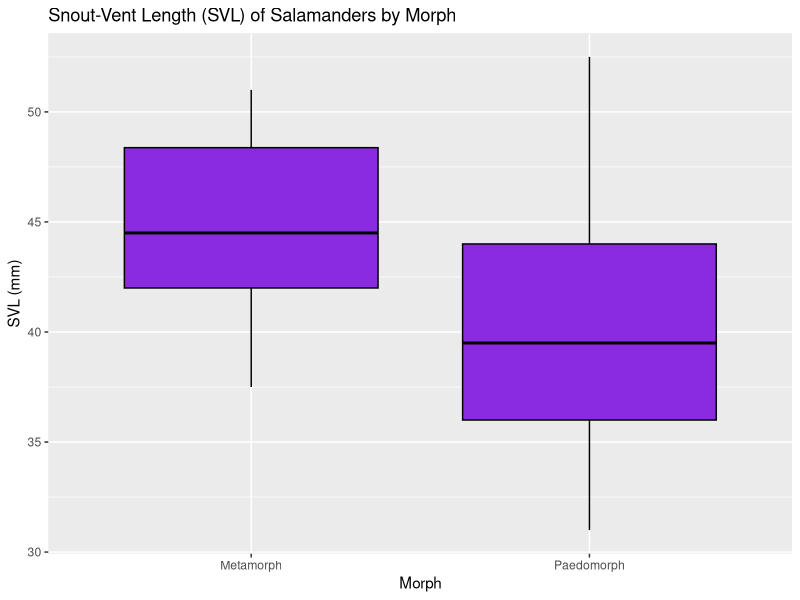
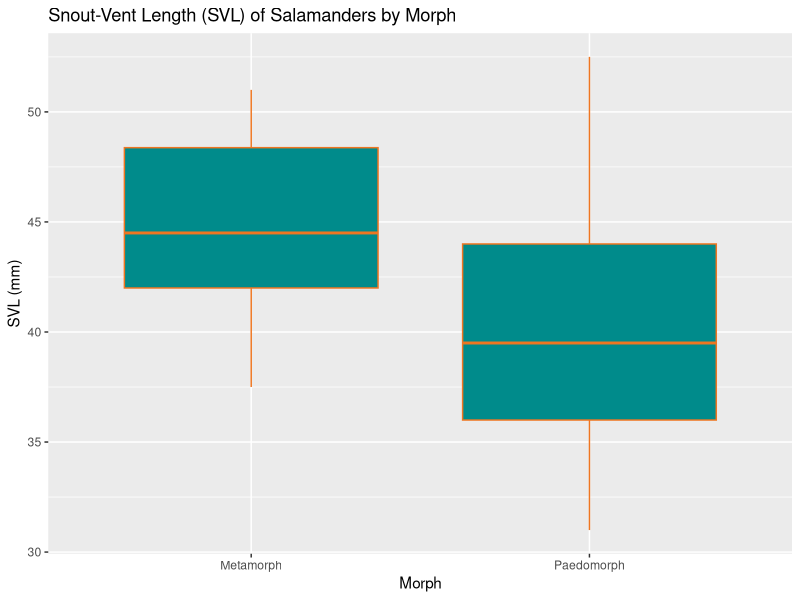
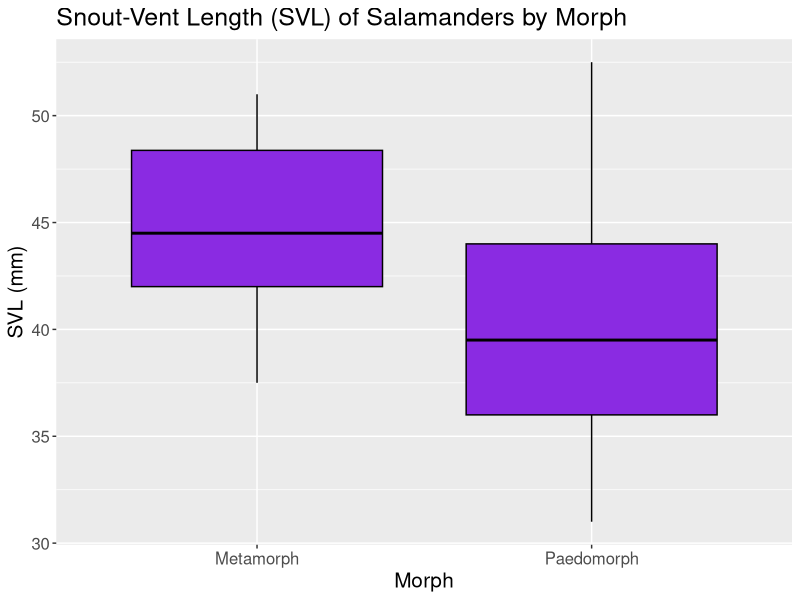
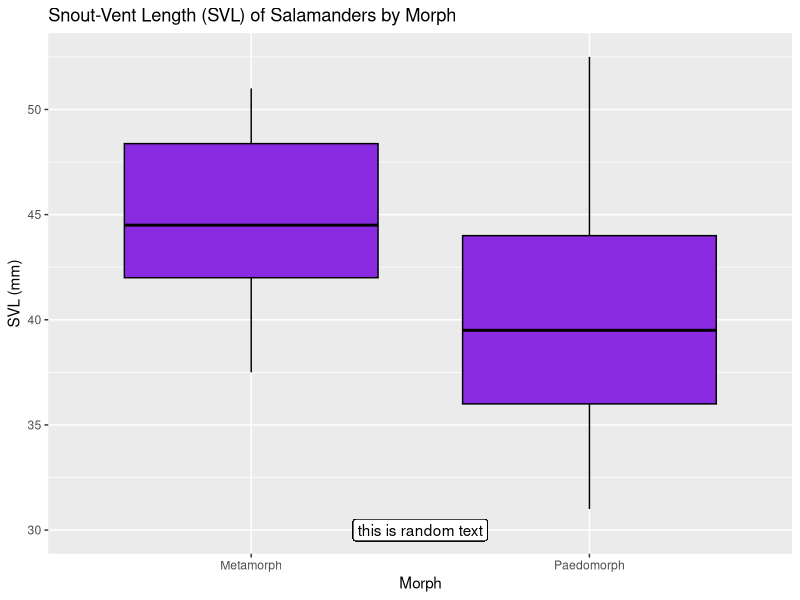
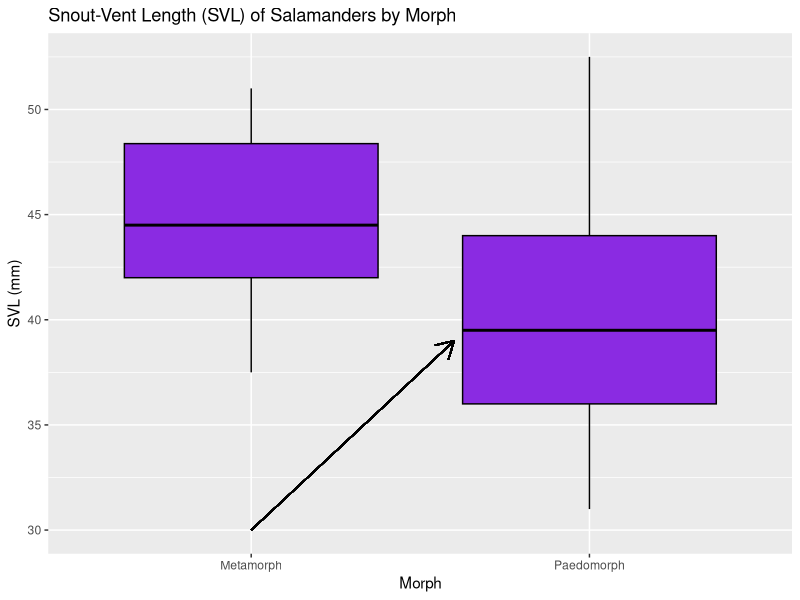
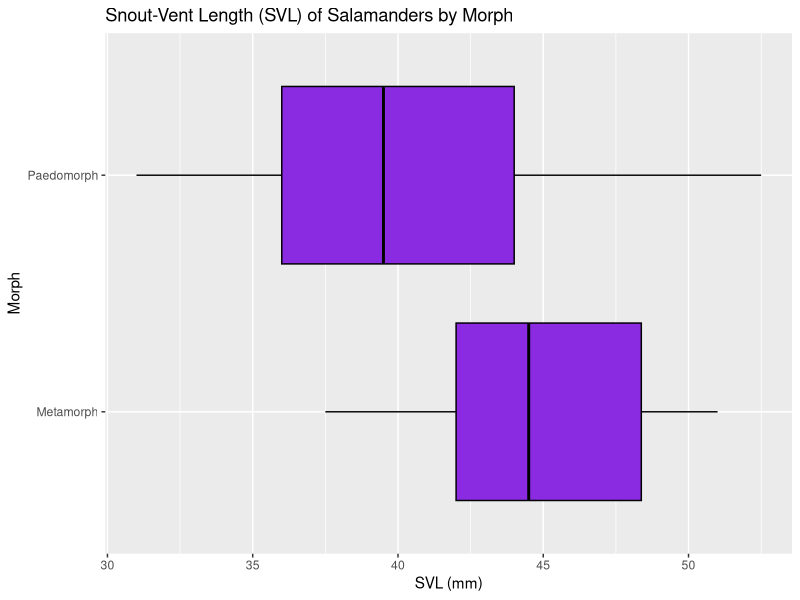
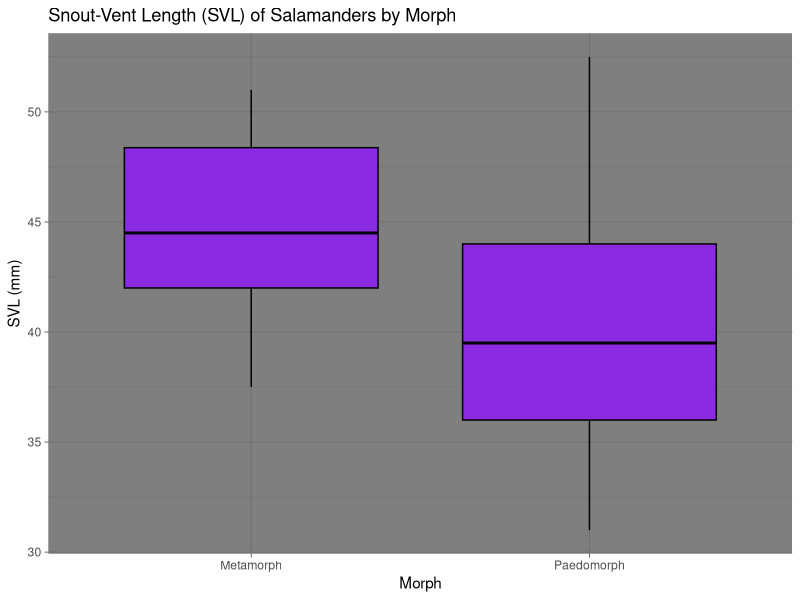
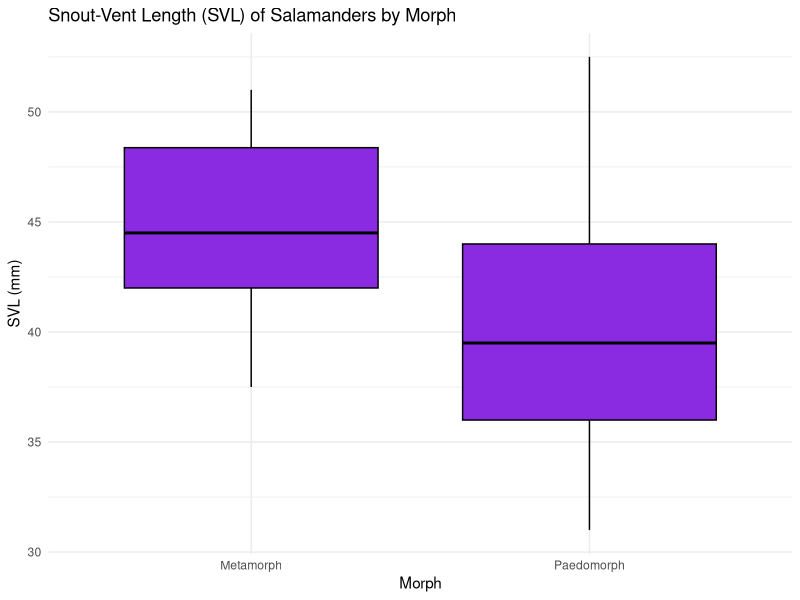

Here is the R script that generated these plots, in order:
## ---- chunk 1
knitr::opts_chunk$set(echo = TRUE)
## ---- chunk 2
# Loading ggplot2

library(ggplot2)
library(ggrepel)

# Reading in my salamander data

sal.data <- read.table("CleanSalamanderData/mysalamanderdata.csv",
                       header = TRUE,
                       sep=",")
head(sal.data)

# Making a box plot of SVL for different salamander morphs with ggplot

sal.plot <- ggplot(data = sal.data)+
  geom_boxplot(aes(x=Morph, y=SVL),fill="blueviolet", color="black")+
  labs(title = "Snout-Vent Length (SVL) of Salamanders by Morph",
       y="SVL (mm)",
       x="Morph")

sal.plot

# Trying out different colors

sal.plot.2 <- ggplot(data = sal.data)+
  geom_boxplot(aes(x=Morph, y=SVL),fill="cyan4", color="chocolate2")+
  labs(title = "Snout-Vent Length (SVL) of Salamanders by Morph",
       y="SVL (mm)",
       x="Morph")

sal.plot.2

# Increasing the font size

sal.plot + theme(text = element_text(size = 15))

# Adding text label

sal.plot + geom_label(aes(x=1.5,y=30,label="this is random text")) 

# Adding an arrow pointing to something

sal.plot + geom_segment(aes(x = 1, y = 30, xend = 1.6, yend = 39), arrow = arrow(length = unit(0.5, "cm")))

# Flipping the axes

sal.plot + coord_flip()

# Trying the dark theme

sal.plot + theme_dark()

# Trying the minimal theme

sal.plot + theme_minimal()

# Trying the void theme

sal.plot + theme_void()

# Trying the classic theme - this one is my favorite!

best.sal.plot <- sal.plot + theme_classic()

best.sal.plot

# Overlay some dots
best.sal.plot <- best.sal.plot +  geom_point(aes(x=Morph, y=SVL),position=position_jitter(width=0.1, height=0.7),
             color="black", size=2)

best.sal.plot
## ---- chunk 3
# Using ggsave() to save as a pdf

ggsave(filename = "salPlot.pdf", plot = best.sal.plot)

# Using ggsave() to save as a jpg

ggsave(filename = "salPlot.jpg", plot = best.sal.plot)
